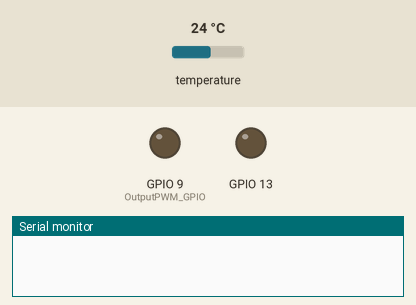
Recording of a sketch running on a simulated ESP32. On the bench: output pins drawn as LEDs (lit = HIGH), the last lines printed to the serial monitor. The test bench sets the inputs (shaded band); at power-on: temperature 24 °C.

Above: at 0.1 s.
At 19.8 s:
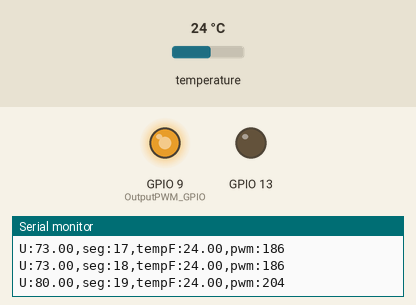
At 35.8 s:
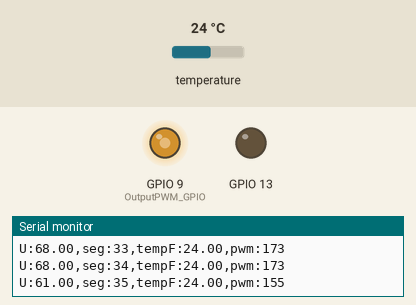
Timing chart, 0 to 37.3 s (numbered marks = the images above):
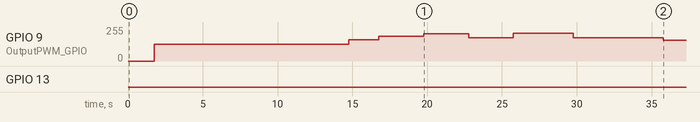

The sketch:

OpenLoop.ino
```cpp
// Añadir librerías
#include <OneWire.h> // (!!!! DIGITAL SENSOR !!!!)
#include <DallasTemperature.h> // (!!!! DIGITAL SENSOR !!!!)

// Definir variables
#define SensorInput_GPIO 8
#define OutputPWM_GPIO 9

// Variables for Conversion
#define Uunits 100 // Set units for Control Output (u) [MAX value of (u) @ MAX pwmDutyCycle] (e.g. MAX Transistor Collector Current [mA])
//#define scaleVadc 5.0 // Set analog read voltage value 3.3 [V] for ESP32 ADC (!!!! ANALOG SENSOR !!!!)

// Execution Time Control
long previousMillis = 0;  // For main loop function
long Ts = 1000; // Sample time in ms
long previousMillis2 = 0; // For auxiliary functions (squarewaves)

// Measurement Variables
OneWire oneWire(SensorInput_GPIO); // (!!!! DIGITAL SENSOR !!!!)
DallasTemperature TempSensor(&oneWire); // (!!!! DIGITAL SENSOR !!!!)
//int tempAverages = 20; // # of samples for filtering (!!!! ANALOG SENSOR !!!!)
float tempF = 0.0;

int pasos[8][2]={{13,13},{10,15},{7,18},{-11,21},{13,24},{-14,28},{-7,34},{-10,40}};

// Control System Variables
float U_op = 50.0; // Direct Control Output - FOR OPENLOOP or FEEDFORWARD - Transistor Collector Current [mA]
float U_t = 0.0; // Control Output
int Tp = 8;
unsigned int pwmDuty = 0; // Control Output (Converted to PWM Duty Cycle)

void calibracion(void){
  // Measurement, Control, Output Command Signal, Serial Data Communication
  unsigned long currentMillis = millis(); // Update current time from the beginning
  if (currentMillis - previousMillis >= Ts) {
    previousMillis = currentMillis;
    TempSensor.requestTemperatures();  tempF = TempSensor.getTempCByIndex(0);
    float U_t = U_op;

    if (currentMillis/1000 > Tp){
      for (int i=0; i<8; i++) {
        if (currentMillis/1000 > pasos[i][1]){
          U_t = U_t + pasos[i][0];
        }
      }
    }
    if (currentMillis/1000 > pasos[7][1])
    digitalWrite(13,HIGH);
    float U_tl = min(max(U_t, 0), Uunits); // Saturated Control Output
    pwmDuty = int((U_tl/Uunits)*255);
    analogWrite(OutputPWM_GPIO, pwmDuty);


    Serial.print("U:");
    Serial.print(U_t);
    Serial.print(",");
    Serial.print("seg:");
    Serial.print(millis()/1000);
    Serial.print(",");
    Serial.print("tempF:");
    Serial.print(tempF);
    Serial.print(",");
    Serial.print( "pwm:");
    Serial.println(pwmDuty);
  }
}

// the setup function runs once when you press reset or power the board
void setup() {

  Serial.begin(115200);
  pinMode(13,OUTPUT);
  // Set up inputs (!!!! DIGITAL SENSOR !!!!)
  TempSensor.begin(); // Sensor start command
  TempSensor.setResolution(12); // Sets the maximum supported resolution 12bit. (DS18B20 Accuracy 0.5°C)
}

// the loop function runs over and over again forever
void loop() {
  calibracion();
}
```
